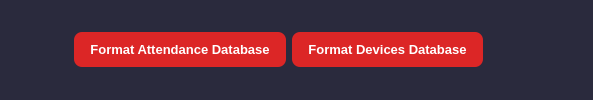
        <widget class="QFrame" name="card_3">
         <property name="sizePolicy">
          <sizepolicy hsizetype="Expanding" vsizetype="Expanding">
           <horstretch>0</horstretch>
           <verstretch>0</verstretch>
          </sizepolicy>
         </property>
         <property name="minimumSize">
          <size>
           <width>0</width>
           <height>0</height>
          </size>
         </property>
         <property name="maximumSize">
          <size>
           <width>16777215</width>
           <height>16777215</height>
          </size>
         </property>
         <property name="styleSheet">
          <string notr="true">
          background-color: #2a2a3d;
          border-radius: 10px;
          padding: 15px;
 </string>
         </property>
         <layout class="QHBoxLayout" name="horizontalLayout_8">
          <property name="rightMargin">
           <number>95</number>
          </property>
          <item>
           <widget class="QWidget" name="widget_27" native="true">
            <property name="sizePolicy">
             <sizepolicy hsizetype="Expanding" vsizetype="Fixed">
              <horstretch>0</horstretch>
              <verstretch>0</verstretch>
             </sizepolicy>
            </property>
            <property name="layoutDirection">
             <enum>Qt::LeftToRight</enum>
            </property>
            <property name="styleSheet">
             <string notr="true">QRadioButton {
    spacing: 8px;
    font-size: 13px;
    color: white;
}

QRadioButton::indicator {
    width: 18px;
    height: 18px;
    border-radius: 9px;
    border: 2px solid #CBD5E1;
    background-color: white;
}

QRadioButton::indicator:hover {
    border: 2px solid #4F46E5;
}

QRadioButton::indicator:checked {
    background-color: #4F46E5;
    border: 2px solid #4F46E5;
}</string>
            </property>
            <layout class="QHBoxLayout" name="horizontalLayout_17">
             <property name="spacing">
              <number>0</number>
             </property>
             <property name="leftMargin">
              <number>0</number>
             </property>
             <property name="topMargin">
              <number>0</number>
             </property>
             <property name="rightMargin">
              <number>10</number>
             </property>
             <property name="bottomMargin">
              <number>0</number>
             </property>
            </layout>
           </widget>
          </item>
          <item>
           <widget class="QWidget" name="widget_25" native="true">
            <property name="sizePolicy">
             <sizepolicy hsizetype="Expanding" vsizetype="Fixed">
              <horstretch>0</horstretch>
              <verstretch>0</verstretch>
             </sizepolicy>
            </property>
            <property name="layoutDirection">
             <enum>Qt::LeftToRight</enum>
            </property>
            <property name="styleSheet">
             <string notr="true">QRadioButton {
    spacing: 8px;
    font-size: 13px;
    color: white;
}

QRadioButton::indicator {
    width: 18px;
    height: 18px;
    border-radius: 9px;
    border: 2px solid #CBD5E1;
    background-color: white;
}

QRadioButton::indicator:hover {
    border: 2px solid #4F46E5;
}

QRadioButton::indicator:checked {
    background-color: #4F46E5;
    border: 2px solid #4F46E5;
}</string>
            </property>
            <layout class="QHBoxLayout" name="horizontalLayout_15">
             <property name="spacing">
              <number>0</number>
             </property>
             <property name="leftMargin">
              <number>0</number>
             </property>
             <property name="topMargin">
              <number>0</number>
             </property>
             <property name="rightMargin">
              <number>10</number>
             </property>
             <property name="bottomMargin">
              <number>0</number>
             </property>
            </layout>
           </widget>
          </item>
          <item>
           <widget class="QWidget" name="widget_23" native="true">
            <property name="sizePolicy">
             <sizepolicy hsizetype="Expanding" vsizetype="Fixed">
              <horstretch>0</horstretch>
              <verstretch>0</verstretch>
             </sizepolicy>
            </property>
            <property name="layoutDirection">
             <enum>Qt::LeftToRight</enum>
            </property>
            <layout class="QHBoxLayout" name="horizontalLayout_14">
             <property name="spacing">
              <number>0</number>
             </property>
             <property name="leftMargin">
              <number>0</number>
             </property>
             <property name="topMargin">
              <number>0</number>
             </property>
             <property name="rightMargin">
              <number>10</number>
             </property>
             <property name="bottomMargin">
              <number>0</number>
             </property>
            </layout>
           </widget>
          </item>
          <item>
           <widget class="QPushButton" name="pushButton_3">
            <property name="maximumSize">
             <size>
              <width>220</width>
              <height>16777215</height>
             </size>
            </property>
            <property name="styleSheet">
             <string notr="true">        
QPushButton {
    background-color: #DC2626;
    color: white;
    border: none;
    border-radius: 8px;
    padding: 10px 16px;
    font-size: 13px;
    font-weight: 600;
}

QPushButton:hover {
    background-color: #B91C1C;
}

QPushButton:pressed {
    background-color: #991B1B;
}
</string>
            </property>
            <property name="text">
             <string>Format Attendance Database</string>
            </property>
           </widget>
          </item>
          <item>
           <widget class="QPushButton" name="pushButton_2">
            <property name="maximumSize">
             <size>
              <width>220</width>
              <height>16777215</height>
             </size>
            </property>
            <property name="styleSheet">
             <string notr="true">        
QPushButton {
    background-color: #DC2626;
    color: white;
    border: none;
    border-radius: 8px;
    padding: 10px 16px;
    font-size: 13px;
    font-weight: 600;
}

QPushButton:hover {
    background-color: #B91C1C;
}

QPushButton:pressed {
    background-color: #991B1B;
}
</string>
            </property>
            <property name="text">
             <string>Format Devices Database</string>
            </property>
           </widget>
          </item>
         </layout>
        </widget>
